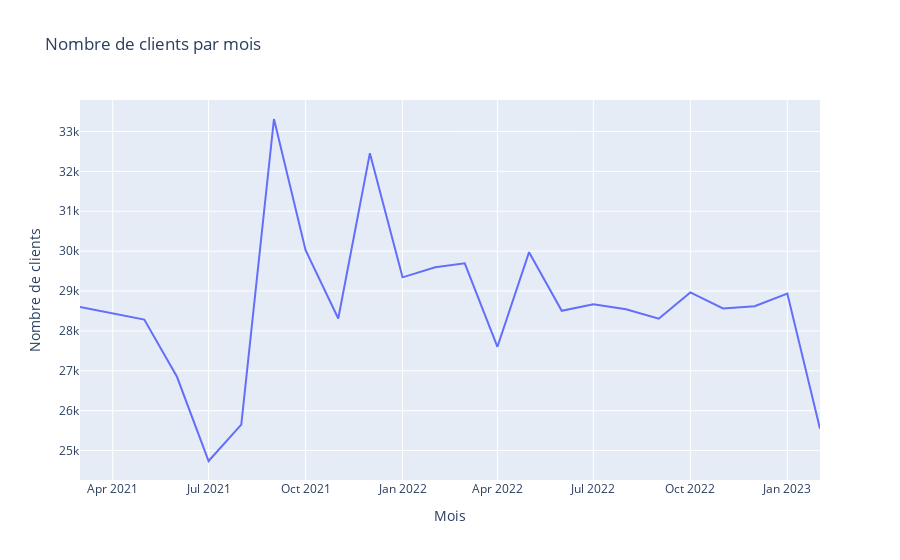

The notebook cell saved with this chart:
### Code cell
nbre_client_mois['annee_mois'] = nbre_client_mois['annee_mois'].astype(str)
fig = px.line(
    nbre_client_mois,
    x='annee_mois',
    y='nbre_client',
    # color='annee_mois',
    title='Nombre de clients par mois',
    labels={'annee_mois': 'Mois', 'nbre_client': 'Nombre de clients'}
)
fig
fig.update_traces(text=nbre_client_mois['nbre_client'])

### Figure 1 — Plotly figure (JSON) as saved in the notebook; plotly's stock layout.template omitted (floating-point values rounded to 4 significant figures)
{"data": [{"hovertemplate": "Mois=%{x}<br>Nombre de clients=%{y}<extra></extra>", "legendgroup": "", "line": {"color": "#636efa", "dash": "solid"}, "marker": {"symbol": "circle"}, "mode": "lines", "name": "", "orientation": "v", "showlegend": false, "text": [28601, 28443, 28285, 26850, 24738, 25650, 33314, 30022, 28311, 32457, 29343, 29594, 29696, 27602, 29975, 28504, 28670, 28544, 28306, 28964, 28563, 28619, 28938, 25545], "type": "scatter", "x": ["2021-03", "2021-04", "2021-05", "2021-06", "2021-07", "2021-08", "2021-09", "2021-10", "2021-11", "2021-12", "2022-01", "2022-02", "2022-03", "2022-04", "2022-05", "2022-06", "2022-07", "2022-08", "2022-09", "2022-10", "2022-11", "2022-12", "2023-01", "2023-02"], "xaxis": "x", "y": [28601, 28443, 28285, 26850, 24738, 25650, 33314, 30022, 28311, 32457, 29343, 29594, 29696, 27602, 29975, 28504, 28670, 28544, 28306, 28964, 28563, 28619, 28938, 25545], "yaxis": "y"}], "layout": {"autosize": true, "legend": {"tracegroupgap": 0}, "title": {"text": "Nombre de clients par mois"}, "xaxis": {"anchor": "y", "autorange": true, "domain": [0, 1], "range": ["2021-03-01", "2023-02-01"], "title": {"text": "Mois"}, "type": "date"}, "yaxis": {"anchor": "x", "autorange": true, "domain": [0, 1], "range": [24260.0, 33790.0], "title": {"text": "Nombre de clients"}, "type": "linear"}}}
